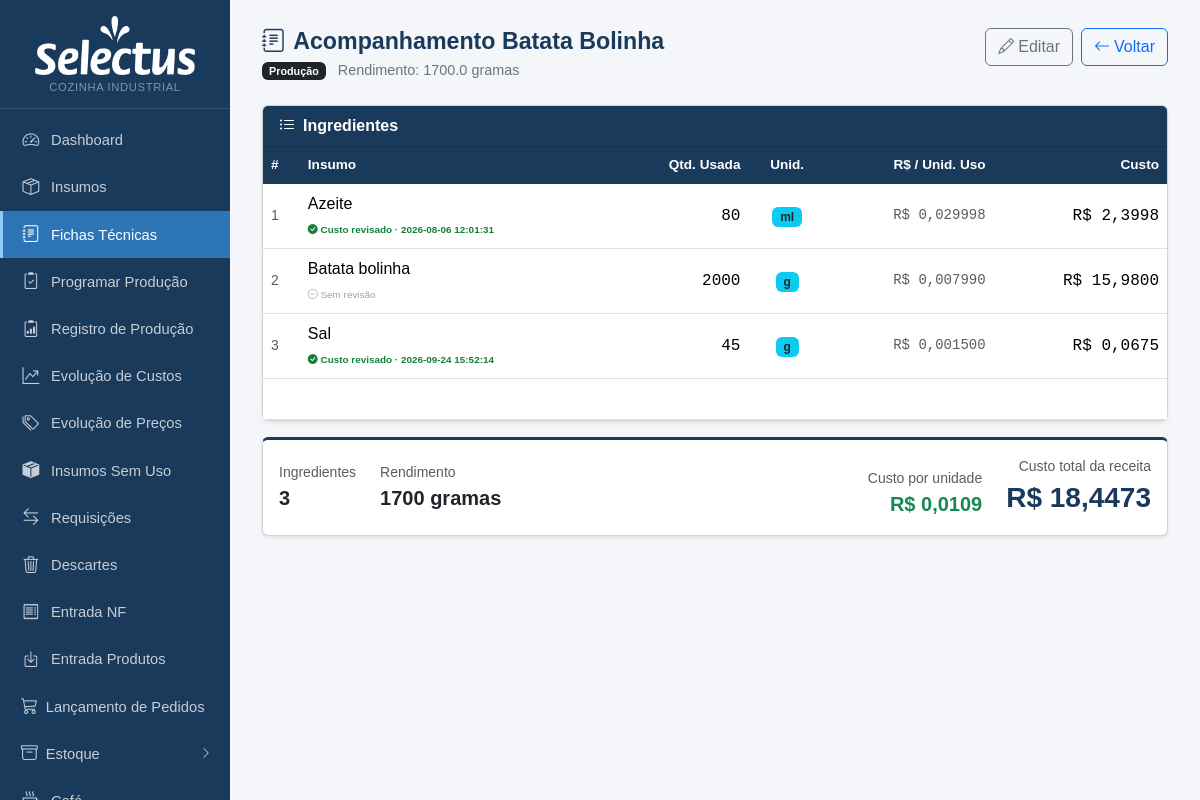
Screenshot of /fichas/107 with the database file from the repository.
### tables this page shows
CREATE TABLE produtos (
            id INTEGER PRIMARY KEY AUTOINCREMENT,
            nome TEXT NOT NULL,
            descricao TEXT,
            rendimento REAL DEFAULT 1,
            unidade_rendimento TEXT DEFAULT 'un'
        , categoria TEXT, valor_referencia REAL, status_revisao TEXT DEFAULT 'nao_revisada', status_revisao_custo TEXT DEFAULT 'nao_revisado', data_revisao TEXT, data_revisao_custo TEXT, ativo INTEGER NOT NULL DEFAULT 1, observacao TEXT);

CREATE TABLE ficha_tecnica (
            id INTEGER PRIMARY KEY AUTOINCREMENT,
            produto_id INTEGER NOT NULL,
            insumo_id INTEGER NOT NULL,
            quantidade REAL NOT NULL, aproveitamento REAL NOT NULL DEFAULT 100,
            FOREIGN KEY (produto_id) REFERENCES produtos(id) ON DELETE CASCADE,
            FOREIGN KEY (insumo_id) REFERENCES insumos(id)
        );

CREATE TABLE insumos (
            id INTEGER PRIMARY KEY AUTOINCREMENT,
            nome TEXT NOT NULL,
            unidade_compra TEXT NOT NULL,
            preco_compra REAL,
            unidade_uso TEXT NOT NULL,
            fator_conversao REAL NOT NULL DEFAULT 1
        , qtd_por_embalagem REAL, unid_embalagem TEXT, produto_vinculado_id INTEGER, estoque_atual REAL DEFAULT 0, estoque_minimo REAL DEFAULT 0, status_revisao_custo TEXT DEFAULT 'nao_revisado', data_revisao_custo TEXT, fornecedor TEXT, aproveitamento REAL NOT NULL DEFAULT 100, status_revisao_nome TEXT DEFAULT 'nao_revisado', observacao TEXT, estoque_central REAL DEFAULT 0, status_revisao_fp TEXT DEFAULT "nao_revisado", categoria TEXT, ep_fornecedor_id INTEGER REFERENCES ep_fornecedores(id), cat1 TEXT);

### app.py (the view)
@app.route('/fichas/<int:id>')
def ficha_ver(id):
    db = get_db()
    prod = db.execute('SELECT * FROM produtos WHERE id=?', (id,)).fetchone()
    if not prod:
        db.close(); return redirect(url_for('fichas_lista'))
    items = db.execute('''
        SELECT ft.id ft_id, ft.quantidade, i.id ins_id, i.nome ins_nome,
               i.unidade_uso, i.preco_compra, i.fator_conversao,
               i.produto_vinculado_id, p2.nome as nome_vinc, p2.rendimento as rend_vinc,
               i.status_revisao_custo, i.data_revisao_custo,
               COALESCE(ft.aproveitamento, 100) AS aproveitamento
        FROM ficha_tecnica ft
        JOIN insumos i ON i.id=ft.insumo_id
        LEFT JOIN produtos p2 ON p2.id = i.produto_vinculado_id
        WHERE ft.produto_id=? ORDER BY i.nome''', (id,)).fetchall()
    db.close()
    total, incompleto = 0.0, False
    itens = []
    for it in items:
        c = None
        origem = 'preco'
        aprov = (it['aproveitamento'] or 100) / 100
        qtd_compra = it['quantidade'] / aprov
        if it['produto_vinculado_id']:
            sub, sub_ok = custo_produto(it['produto_vinculado_id'])
            if sub_ok:
                rend = it['rend_vinc'] or 1
                c = qtd_compra * (sub / rend) / it['fator_conversao']
                total += c
                origem = 'ficha'
            else:
                incompleto = True
        elif it['preco_compra'] is not None:
            c = qtd_compra * it['preco_compra'] / it['fator_conversao']
            total += c
        else:
            incompleto = True
        itens.append({**dict(it), 'custo': c, 'origem': origem, 'qtd_compra': qtd_compra})
    cat_map = {nome: cls for nome, cls in CATEGORIAS}
    return render_template('ficha_ver.html', prod=prod, itens=itens, total=total, incompleto=incompleto, cat_map=cat_map)

### app.py (called while the page is built)
def _to_br(value, decimals):
    if value is None:
        return '—'
    s = f'{float(value):,.{decimals}f}'
    return s.replace(',', 'X').replace('.', ',').replace('X', '.')

@app.template_filter('brl')
def brl_filter(value, decimals=2):
    return 'R$ ' + _to_br(value, decimals)

def get_db():
    c = sqlite3.connect(DB)
    c.row_factory = sqlite3.Row
    c.execute("PRAGMA foreign_keys = ON")
    return c

def count_alertas():
    try:
        db = get_db()
        n = db.execute('''SELECT COUNT(*) FROM insumos
                          WHERE estoque_minimo > 0 AND COALESCE(estoque_atual,0) < estoque_minimo''').fetchone()[0]
        db.close()
        return n
    except:
        return 0

@app.context_processor
def inject_alertas():
    try:
        db = get_db()
        n_ped = db.execute("SELECT COUNT(*) FROM pedidos WHERE status='aberto'").fetchone()[0]
        db.close()
    except Exception:
        n_ped = 0
    return dict(n_alertas=count_alertas(), n_pedidos_abertos=n_ped)

### financeiro.py (called while the page is built)
@bp.app_context_processor
def _ctx():
    try:
        u = _user() if request.endpoint and request.endpoint.startswith('fin.') else None
    except Exception:
        u = None
    return dict(fin_user=u, fin_pode=lambda p: _pode(u, p))

### templates/ficha_ver.html (shortened to what this page needs)
{% extends "base.html" %}
{% block content %}
<div class="page-header d-flex justify-content-between align-items-start">
  <div>
    <h1><i class="bi bi-journal-text me-2"></i>{{ prod.nome }}</h1>
    <p>
      {% if prod.categoria %}
      <span class="badge {{ cat_map.get(prod.categoria, 'bg-secondary') }} me-2">{{ prod.categoria }}</span>
      {% endif %}
      {{ prod.descricao or '' }}{% if prod.descricao %} · {% endif %}Rendimento: {{ prod.rendimento }} {{ prod.unidade_rendimento }}
    </p>
  </div>
  <div class="d-flex gap-2">
    <a href="{{ url_for('ficha_editar', id=prod.id) }}" class="btn btn-outline-secondary">
      <i class="bi bi-pencil me-1"></i>Editar
    </a>
    <a href="{{ url_for('fichas_lista') }}" class="btn btn-outline-primary">
      <i class="bi bi-arrow-left me-1"></i>Voltar
    </a>
  </div>
</div>
<div class="card shadow-sm">
  <div class="card-header py-2" style="background:#1a3a5c">
    <span class="text-white fw-semibold"><i class="bi bi-list-ul me-2"></i>Ingredientes</span>
  </div>
  <div class="card-body p-0">
    <table class="table table-hover mb-0">
      <thead>
        <tr>
          <th>#</th>
          <th>Insumo</th>
          <th class="text-end">Qtd. Usada</th>
          <th class="text-center">Unid.</th>
          <th class="text-end">R$ / Unid. Uso</th>
          <th class="text-end">Custo</th>
        </tr>
      </thead>
      <tbody>
        {% for it in itens %}
        <tr>
          <td class="text-muted small">{{ loop.index }}</td>
          <td>
            {{ it.ins_nome }}
            <br>
            {% if it.status_revisao_custo == 'revisado' %}
              <span style="font-size:.62rem;color:#15803d;font-weight:600">
                <i class="bi bi-check-circle-fill"></i> Custo revisado{% if it.data_revisao_custo %} · {{ it.data_revisao_custo }}{% endif %}
              </span>
            {% elif it.status_revisao_custo == 'em_revisao' %}
              <span style="font-size:.62rem;color:#b45309;font-weight:600">
                <i class="bi bi-hourglass-split"></i> Em revisão
              </span>
            {% else %}
              <span style="font-size:.62rem;color:#9ca3af">
                <i class="bi bi-dash-circle"></i> Sem revisão
              </span>
            {% endif %}
          </td>
          <td class="text-end font-monospace">
            {{ it.quantidade|int if it.quantidade == it.quantidade|int else it.quantidade|num_br(3) }}
          </td>
          <td class="text-center"><span class="badge bg-info text-dark">{{ it.unidade_uso }}</span></td>
          <td class="text-end font-monospace small text-muted">
            {% if it.preco_compra %}{{ (it.preco_compra / it.fator_conversao)|brl(6) }}{% else %}—{% endif %}
          </td>
          <td class="text-end font-monospace">
            {% if it.custo is not none %}
              {{ it.custo|brl(4) }}
            {% else %}
              <span class="badge badge-sem-preco">sem preço</span>
            {% endif %}
          </td>
        </tr>
        {% endfor %}
      </tbody>
      <tfoot>
        <tr style="background:#1a3a5c">
          <td colspan="5" class="text-end fw-bold text-white">CUSTO TOTAL DO PRODUTO</td>
          <td class="text-end fw-bold text-white font-monospace fs-6">
          </td>
        </tr>
      </tfoot>
    </table>
  </div>
</div>
<div class="card shadow-sm mt-3" style="border-top: 3px solid #1a3a5c">
  <div class="card-body py-3">
    <div class="d-flex flex-wrap justify-content-between align-items-center gap-3">
      <div class="d-flex gap-4">
        <div>
          <div class="text-muted small">Ingredientes</div>
          <strong class="fs-5">{{ itens|length }}</strong>
        </div>
        <div>
          <div class="text-muted small">Rendimento</div>
          <strong class="fs-5">{{ prod.rendimento|int if prod.rendimento == prod.rendimento|int else prod.rendimento|num_br(2) }} {{ prod.unidade_rendimento }}</strong>
        </div>
      </div>
      <div class="d-flex gap-4 align-items-end">
        {% if not incompleto and prod.rendimento and prod.rendimento > 1 %}
        <div class="text-end">
          <div class="text-muted small">Custo por unidade</div>
          <strong class="fs-5" style="color:#198754">{{ (total / prod.rendimento)|brl(4) }}</strong>
        </div>
        {% endif %}
        <div class="text-end">
          <div class="text-muted small">Custo total da receita</div>
          {% if not incompleto %}
          <strong class="fs-3 fw-bold" style="color:#1a3a5c">{{ total|brl(4) }}</strong>
          {% else %}
          <span class="text-warning fs-5"><i class="bi bi-exclamation-triangle me-1"></i>incompleto</span>
          {% endif %}
        </div>
      </div>
    </div>
  </div>
</div>
{% endblock %}

### rows the page displays
produtos: nome "Acompanhamento Batata Bolinha", categoria "Produção", rendimento "1700.0", unidade_rendimento "gramas", rendimento|num_br "1700", (total/prod.rendimento)|brl(4) "R$ 0,0109"
ficha_tecnica: ins_nome "Azeite", data_revisao_custo "2026-08-06 12:01:31", quantidade|num_br "80", unidade_uso "ml", custo|brl "R$ 2,3998"
insumos: (it.preco_compra/it.fator_conversao)|brl(6) "R$ 0,029998"
ficha_tecnica: ins_nome "Batata bolinha", shows "Sem revisão", quantidade|num_br "2000", unidade_uso "g", custo|brl "R$ 15,9800"
insumos: (it.preco_compra/it.fator_conversao)|brl(6) "R$ 0,007990"
ficha_tecnica: ins_nome "Sal", data_revisao_custo "2026-09-24 15:52:14", quantidade|num_br "45", unidade_uso "g", custo|brl "R$ 0,0675"
insumos: (it.preco_compra/it.fator_conversao)|brl(6) "R$ 0,001500"

### other values shown
{{ itens|length }} "3"
{{ total|brl(4) }} "R$ 18,4473"
